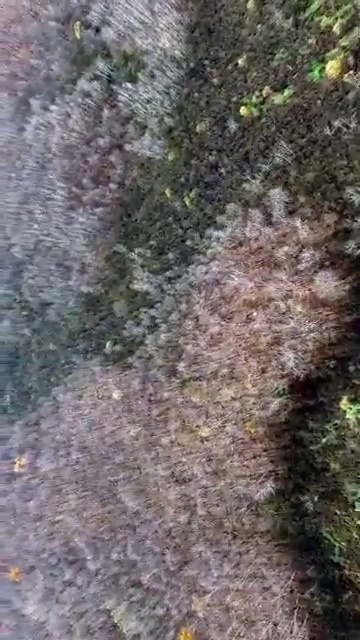
#> input picture ImageMap_V2/file1.jpg, 360 x 640 px
$ python stich4.py
#> lines starting #> are read from the running program, lines starting #| are printed output that depends on the picture
from panorama import Stitcher
import imutils
import cv2

# load the two images and resize them to have a width of 400 pixels
# (for faster processing)
imageA = cv2.imread('file1.jpg')
#> imageA is the input picture: shape (640, 360, 3); mean B, G, R 104, 103.6, 109.8
imageB = cv2.imread('file2.jpg')
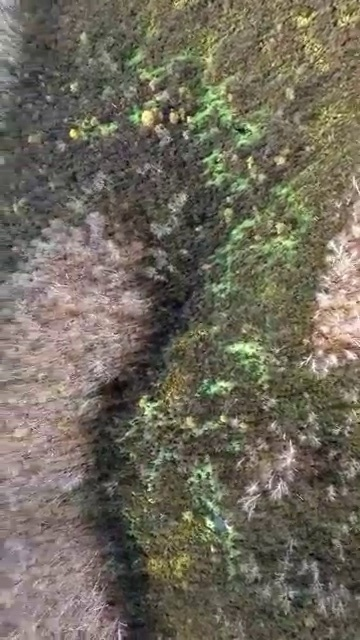
#> input picture ImageMap_V2/file2.jpg, 360 x 640 px
#> imageB is the input picture: shape (640, 360, 3); mean B, G, R 92.4, 106, 111.4
imageA = imutils.resize(imageA, width=400)
#> imageA: shape (711, 400, 3)
imageB = imutils.resize(imageB, width=400)
#> imageB: shape (711, 400, 3)

imageC = cv2.imread('file3.jpg')
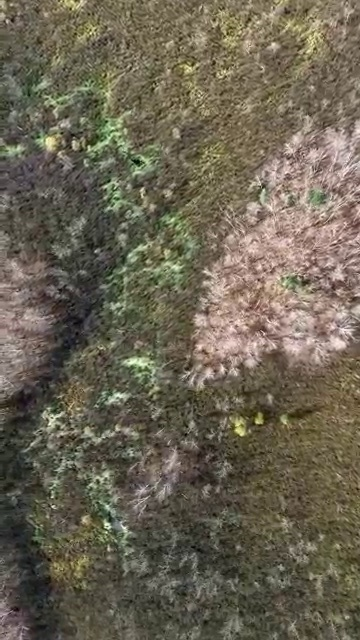
#> input picture ImageMap_V2/file3.jpg, 360 x 640 px
#> imageC is the input picture: shape (640, 360, 3); mean B, G, R 83.5, 100.5, 107.6
imageD = cv2.imread('file4.jpg')
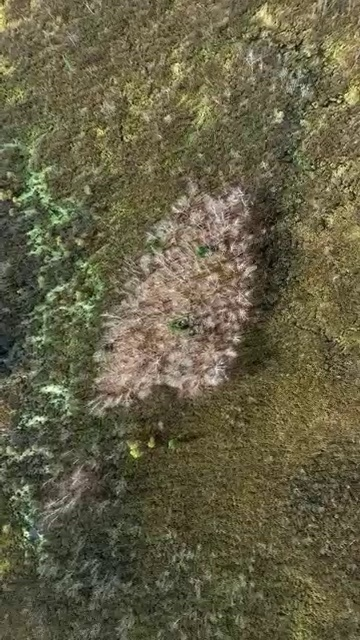
#> input picture ImageMap_V2/file4.jpg, 360 x 640 px
#> imageD is the input picture: shape (640, 360, 3); mean B, G, R 69.6, 96.5, 101.1
imageC = imutils.resize(imageC, width=400)
#> imageC: shape (711, 400, 3)
imageD = imutils.resize(imageD, width=400)
#> imageD: shape (711, 400, 3)

# stitch the images together to create a panorama
#> (the run stopped early here; a loop or call above may not have finished)
